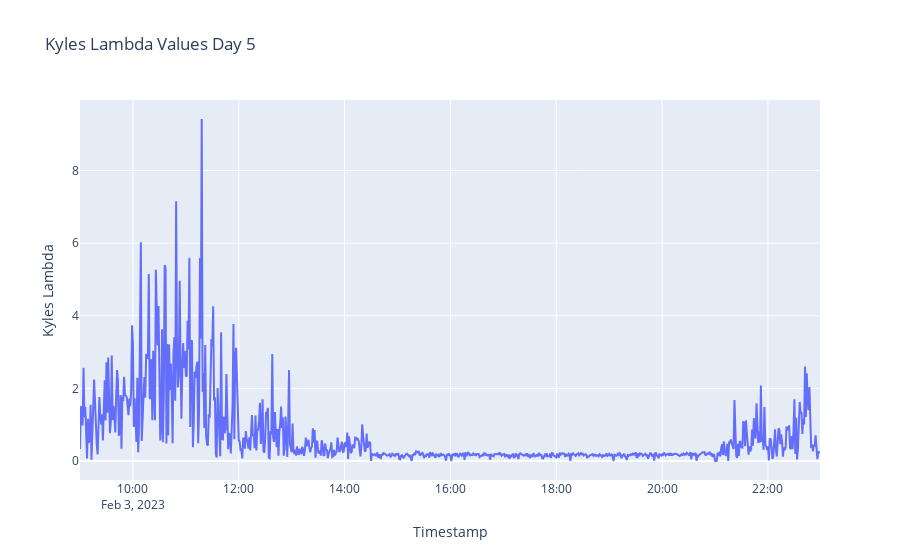

Notebook code for this chart:
### Markdown cell above
### Day 5

### Code cell
#DAY 5
df_day_5 = pd.read_csv('../School/Project_1/day_5.csv')
df_day_5['timestamp'] = pd.to_datetime(df_day_5['timestamp'], format='mixed')
df_day_5.set_index('timestamp', inplace=True)

#group by 1 min and calculate lambda  
df_resampled = df_day_5.resample('T')
df = df_resampled.apply(lambda df: (df['price'] * df['size']).sum() / (df['size']**2).sum())

#reindex results in new dataframe 
lambda_5 = df.reset_index().rename(columns={0: 'lambda'})
#lambda_5.head()

#plot day 5
fig = px.line(lambda_5, x='timestamp', y='lambda',
              labels={'timestamp': 'Timestamp', 'lambda': 'Kyles Lambda'}, 
              title='Kyles Lambda Values Day 5')
fig.show()

### Figure 1 — Plotly figure (JSON) as saved in the notebook; plotly's stock layout.template omitted (floating-point values rounded to 4 significant figures; data arrays with more than 128 entries replaced by an {"elided": "..."} marker saying what was removed)
{"data": [{"hovertemplate": "Timestamp=%{x}<br>Kyles Lambda=%{y}<extra></extra>", "legendgroup": "", "line": {"color": "#636efa", "dash": "solid"}, "marker": {"symbol": "circle"}, "mode": "lines", "name": "", "orientation": "v", "showlegend": false, "type": "scatter", "x": {"elided": "840 str values"}, "xaxis": "x", "y": {"elided": "840 float values"}, "yaxis": "y"}], "layout": {"autosize": true, "legend": {"tracegroupgap": 0}, "title": {"text": "Kyles Lambda Values Day 5"}, "xaxis": {"anchor": "y", "autorange": true, "domain": [0, 1], "range": ["2023-02-03 09:00", "2023-02-03 22:59"], "title": {"text": "Timestamp"}, "type": "date"}, "yaxis": {"anchor": "x", "autorange": true, "domain": [0, 1], "range": [-0.5232, 9.943], "title": {"text": "Kyles Lambda"}, "type": "linear"}}}
